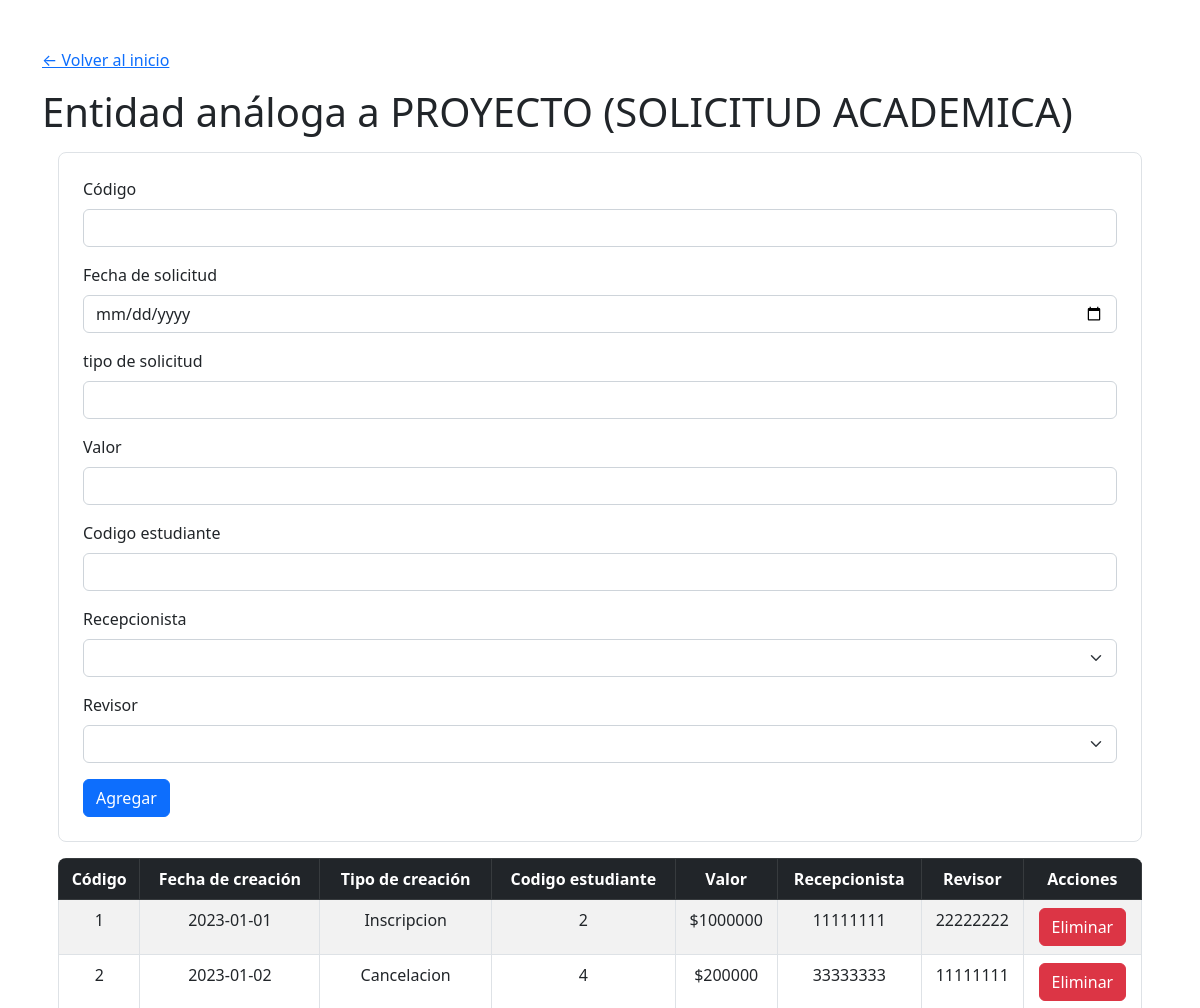
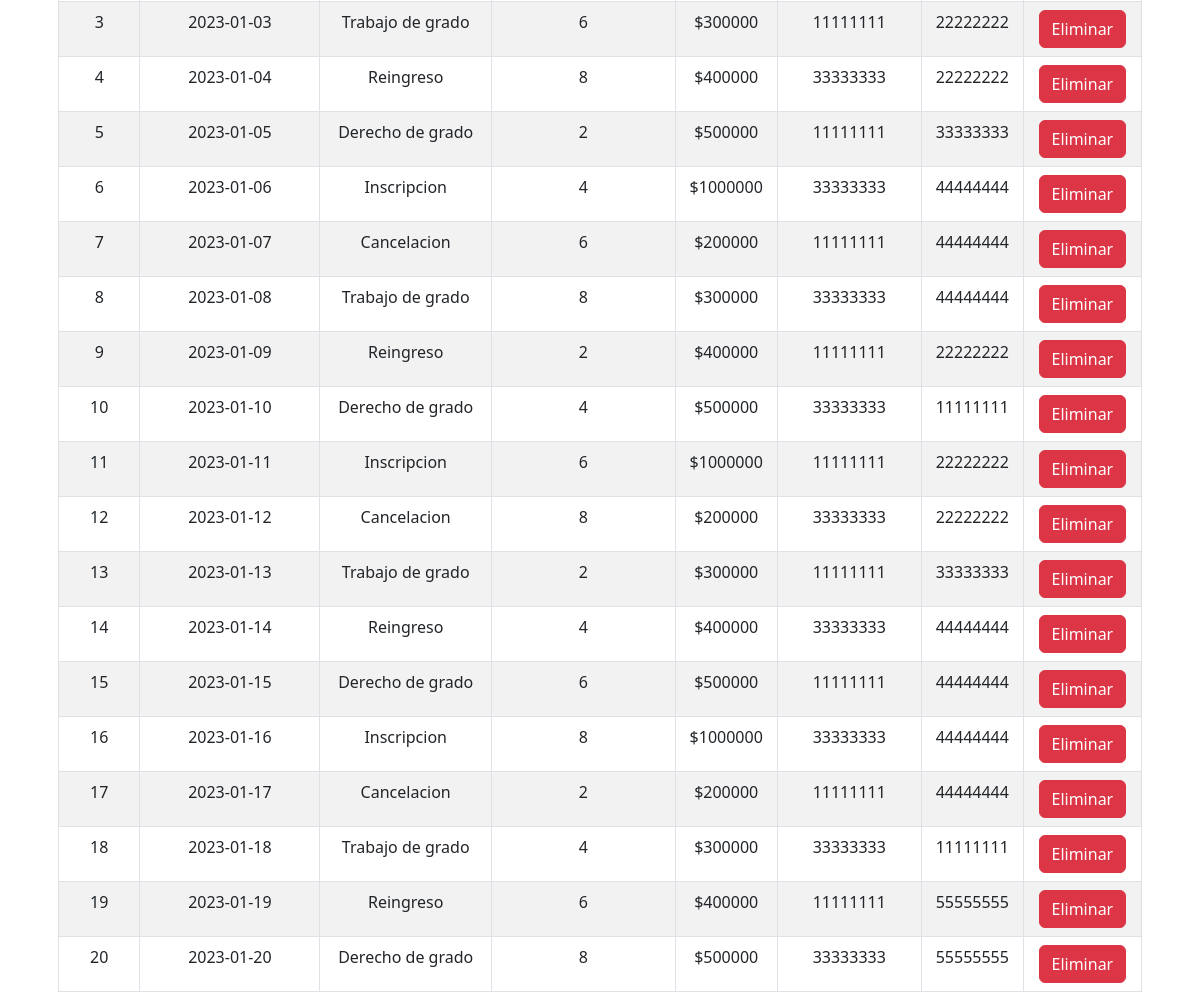
Screenshot of /solicitud/proyecto.php with the database file from the repository (2 pictures, top to bottom).
### tables this page shows
CREATE TABLE SOLICITUD_ACADEMICA(
    codigo INT(10) PRIMARY KEY,
    fecha_solicitud DATE NOT NULL,
    tipo_solicitud VARCHAR(50) NOT NULL CHECK (tipo_solicitud IN ('Inscripcion', 'Cancelacion', 'Trabajo de grado', 'Reingreso', 'Derecho de grado')),
    valor INT(10) NOT NULL,
    estudiante INT(10) NOT NULL REFERENCES ESTUDIANTE(codigo),
    recepcionista INT(10) REFERENCES ADMINISTRATIVO(cedula),
    revisor INT(10) REFERENCES ADMINISTRATIVO(cedula),
    CHECK (recepcionista <> revisor)
);

### administrativo/cliente_select.php (called while the page is built, shortened)
<?php
require('../config/conexion.php');
$query = "SELECT * FROM administrativo";
$resultadoCliente = mysqli_query($conn, $query) or die(mysqli_error($conn));

### solicitud/proyecto_select.php (called while the page is built, shortened)
<?php
require('../config/conexion.php');
$query = "SELECT * FROM solicitud_academica";
$resultadoProyecto = mysqli_query($conn, $query) or die(mysqli_error($conn));

### solicitud/proyecto.php (the view, shortened to what this page needs)
<?php
include "../includes/header.php";
?>
<h1 class="mt-3">Entidad análoga a PROYECTO (SOLICITUD ACADEMICA)</h1>
<div class="formulario p-4 m-3 border rounded-3">
    <form action="proyecto_insert.php" method="post" class="form-group">
        <div class="mb-3">
            <label for="codigo" class="form-label">Código</label>
            <input type="number" class="form-control" id="codigo" name="codigo" required>
        </div>
        <div class="mb-3">
            <label for="fecha_solicitud" class="form-label">Fecha de solicitud</label>
            <input type="date" class="form-control" id="fecha_solicitud" name="fecha_solicitud" required>
        </div>
        <div class="mb-3">
            <label for="tipo_solicitud" class="form-label">tipo de solicitud</label>
            <input type="text" class="form-control" id="tipo_solicitud" name="tipo_solicitud" required>
        </div>
        <div class="mb-3">
            <label for="valor" class="form-label">Valor</label>
            <input type="number" class="form-control" id="valor" name="valor" required>
        </div>
        <div class="mb-3">
            <label for="estudiante" class="form-label">Codigo estudiante</label>
            <input type="number" class="form-control" id="estudiante" name="estudiante" required>
        </div>
        <div class="mb-3">
            <label for="recepcionista" class="form-label">Recepcionista</label>
            <select name="recepcionista" id="recepcionista" class="form-select">
                <option value="" selected disabled hidden></option>
                <?php
                require("../administrativo/cliente_select.php");
                if($resultadoCliente):
                    foreach ($resultadoCliente as $fila):
                ?>
                <?php
                    endforeach;
                endif;
                ?>
            </select>
        </div>
        <div class="mb-3">
            <label for="revisor" class="form-label">Revisor</label>
            <select name="revisor" id="revisor" class="form-select">
                <option value="" selected disabled hidden></option>
                <?php
                require("../administrativo/cliente_select.php");
                if($resultadoCliente):
                    foreach ($resultadoCliente as $fila):
                ?>
                <?php
                    endforeach;
                endif;
                ?>
            </select>
        </div>
        <button type="submit" class="btn btn-primary">Agregar</button>
    </form>
</div>
<?php
require("proyecto_select.php");
if($resultadoProyecto and $resultadoProyecto->num_rows > 0):
?>
<div class="tabla mt-7 mx-3 rounded-3 overflow-hidden">
    <table class="table table-striped table-bordered">
        <thead class="table-dark">
            <tr>
                <th scope="col" class="text-center">Código</th>
                <th scope="col" class="text-center">Fecha de creación</th>
                <th scope="col" class="text-center">Tipo de creación</th>
                <th scope="col" class="text-center">Codigo estudiante</th>
                <th scope="col" class="text-center">Valor</th>
                <th scope="col" class="text-center">Recepcionista</th>
                <th scope="col" class="text-center">Revisor</th>
                <th scope="col" class="text-center">Acciones</th>
            </tr>
        </thead>
        <tbody>
            <?php
            foreach ($resultadoProyecto as $fila):
            ?>
            <tr>
                <td class="text-center"><?= $fila["codigo"]; ?></td>
                <td class="text-center"><?= $fila["fecha_solicitud"]; ?></td>
                <td class="text-center"><?= $fila["tipo_solicitud"]; ?></td>
                <td class="text-center"><?= $fila["estudiante"]; ?></td>
                <td class="text-center">$<?= $fila["valor"]; ?></td>
                <td class="text-center"><?= $fila["recepcionista"]; ?></td>
                <td class="text-center"><?= $fila["revisor"]; ?></td>
                <td class="text-center">
                    <form action="proyecto_delete.php" method="post">
                        <button type="submit" class="btn btn-danger">Eliminar</button>
                    </form>
                </td>
            </tr>
            <?php
            endforeach;
            ?>
        </tbody>
    </table>
</div>
<?php
endif;
include "../includes/footer.php";
?>

### rows the page displays
solicitud_academica: codigo "1", fecha_solicitud "2023-01-01", tipo_solicitud "Inscripcion", estudiante "2", valor "1000000", recepcionista "11111111", revisor "22222222"
solicitud_academica: codigo "2", fecha_solicitud "2023-01-02", tipo_solicitud "Cancelacion", estudiante "4", valor "200000", recepcionista "33333333", revisor "11111111"
solicitud_academica: codigo "3", fecha_solicitud "2023-01-03", tipo_solicitud "Trabajo de grado", estudiante "6", valor "300000", recepcionista "11111111", revisor "22222222"
solicitud_academica: codigo "4", fecha_solicitud "2023-01-04", tipo_solicitud "Reingreso", estudiante "8", valor "400000", recepcionista "33333333", revisor "22222222"
solicitud_academica: codigo "5", fecha_solicitud "2023-01-05", tipo_solicitud "Derecho de grado", estudiante "2", valor "500000", recepcionista "11111111", revisor "33333333"
solicitud_academica: codigo "6", fecha_solicitud "2023-01-06", tipo_solicitud "Inscripcion", estudiante "4", valor "1000000", recepcionista "33333333", revisor "44444444"
solicitud_academica: codigo "7", fecha_solicitud "2023-01-07", tipo_solicitud "Cancelacion", estudiante "6", valor "200000", recepcionista "11111111", revisor "44444444"
solicitud_academica: codigo "8", fecha_solicitud "2023-01-08", tipo_solicitud "Trabajo de grado", estudiante "8", valor "300000", recepcionista "33333333", revisor "44444444"
solicitud_academica: codigo "9", fecha_solicitud "2023-01-09", tipo_solicitud "Reingreso", estudiante "2", valor "400000", recepcionista "11111111", revisor "22222222"
solicitud_academica: codigo "10", fecha_solicitud "2023-01-10", tipo_solicitud "Derecho de grado", estudiante "4", valor "500000", recepcionista "33333333", revisor "11111111"
solicitud_academica: codigo "11", fecha_solicitud "2023-01-11", tipo_solicitud "Inscripcion", estudiante "6", valor "1000000", recepcionista "11111111", revisor "22222222"
solicitud_academica: codigo "12", fecha_solicitud "2023-01-12", tipo_solicitud "Cancelacion", estudiante "8", valor "200000", recepcionista "33333333", revisor "22222222"
solicitud_academica: codigo "13", fecha_solicitud "2023-01-13", tipo_solicitud "Trabajo de grado", estudiante "2", valor "300000", recepcionista "11111111", revisor "33333333"
solicitud_academica: codigo "14", fecha_solicitud "2023-01-14", tipo_solicitud "Reingreso", estudiante "4", valor "400000", recepcionista "33333333", revisor "44444444"
solicitud_academica: codigo "15", fecha_solicitud "2023-01-15", tipo_solicitud "Derecho de grado", estudiante "6", valor "500000", recepcionista "11111111", revisor "44444444"
solicitud_academica: codigo "16", fecha_solicitud "2023-01-16", tipo_solicitud "Inscripcion", estudiante "8", valor "1000000", recepcionista "33333333", revisor "44444444"
solicitud_academica: codigo "17", fecha_solicitud "2023-01-17", tipo_solicitud "Cancelacion", estudiante "2", valor "200000", recepcionista "11111111", revisor "44444444"
solicitud_academica: codigo "18", fecha_solicitud "2023-01-18", tipo_solicitud "Trabajo de grado", estudiante "4", valor "300000", recepcionista "33333333", revisor "11111111"
solicitud_academica: codigo "19", fecha_solicitud "2023-01-19", tipo_solicitud "Reingreso", estudiante "6", valor "400000", recepcionista "11111111", revisor "55555555"
solicitud_academica: codigo "20", fecha_solicitud "2023-01-20", tipo_solicitud "Derecho de grado", estudiante "8", valor "500000", recepcionista "33333333", revisor "55555555"
